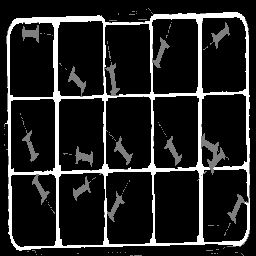
#> input picture pair_eval/data/edits/pushpins/invalid/PP-DV-176-A.png, 256 x 256 px
$ python pushpins_extract.py ../data/edits/pushpins/invalid/PP-DV-176-A.png
#> lines starting #> are read from the running program, lines starting #| are printed output that depends on the picture
"""Pushpins composition map extraction v3 — geometry-accurate cells.

The 3x5 grid of cells is a physical structure (milky plastic walls). We detect
the wall lattice as the largest bright connected component; the 15 cell REGIONS
are the holes of that lattice (fill_holes minus lattice). Each yellow head is
assigned to the cell region containing its centroid (tilt-proof). Needle pixels
are bright pixels not in walls, assigned to the nearest head with a distance
cap. The separator label = the actual wall-lattice pixels.

Label scheme: 0=background, 1=pushpin, 2=separator.
"""
import numpy as np
from PIL import Image
from scipy import ndimage

LABELS = {'background': 0, 'pushpin': 1, 'separator': 2}
HEAD_AREA = (1400, 7000)
NEEDLE_T = 95
NEEDLE_CAP = 260
WALL_T = 60
N_ROWS, N_COLS = 3, 5


def yellow_heads(a):
    R, G, B = a[..., 0].astype(int), a[..., 1].astype(int), a[..., 2].astype(int)
    y = (R > 140) & (G > 80) & (B < 130) & ((R - B) > 60) & ((G - B) > 20)
    lab, n = ndimage.label(y)
    hd = []
    for i in range(1, n + 1):
        m = lab == i
        s = int(m.sum())
        if HEAD_AREA[0] <= s <= HEAD_AREA[1]:
            cy, cx = ndimage.center_of_mass(m)
            sl = ndimage.find_objects(m)[0]
            hd.append(dict(area=s, cx=float(cx), cy=float(cy), comp=i,
                           bbox=(int(sl[1].start), int(sl[0].start), int(sl[1].stop), int(sl[0].stop))))
    return hd, lab


def wall_lattice(g, yellow):
    """Detect the wall grid structure. Returns (wall_mask, box) or (None, None)."""
    bright = (g > WALL_T) & (g < 245)
    bright = bright & ~ndimage.binary_dilation(yellow, np.ones((7, 7)))
    lab, n = ndimage.label(bright)
    if n == 0:
        return None, None
    sizes = ndimage.sum(bright, lab, range(1, n + 1))
    main = int(np.argmax(sizes)) + 1
    wall = lab == main
    ys, xs = np.where(wall)
    box = (int(xs.min()), int(ys.min()), int(xs.max()), int(ys.max()))
    return wall, box


def extract(path):
    a = np.array(Image.open(path)).astype(int)
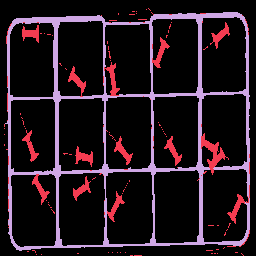
#> a: shape (256, 256) int64; 3 distinct labels, from 0 to 2; one colour per label, 0 black
#> (the run stopped early here; a loop or call above may not have finished)
